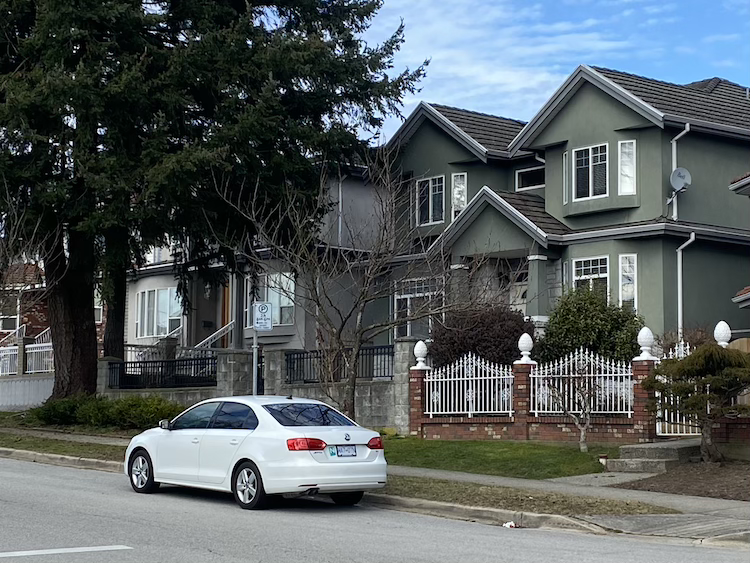
%> input picture S3-im1.png, 750 x 563 px
$ octave q5_script.m   (GNU Octave 9; MATLAB toolbox functions it lacks are replaced by stand-ins)
%> lines starting %> are read from the running program, lines starting %| are printed output that depends on the picture
### createPanorama.m
% NOTE: I followed the method and used code shown in [1] (approved by
% Mohammad in discussion forum) to write the 'createPanorama' function

function panorama = createPanorama(imgFiles, fastThreshold, harrisThreshold, ransacConfidence, ransacMaxTrials)
%> called with fastThreshold = 15, harrisThreshold = 150, ransacConfidence = 99.9, ransacMaxTrials = 1000
numImages = numel(imgFiles);

    % set up transformation array with identity matrices
    tforms(numImages) = projective2d(eye(3));

    % store img sizes
    imageSize = zeros(numImages,2);
    xlim = zeros(numImages,2);
    ylim = zeros(numImages,2);

    % process first img
    I = imread(imgFiles{1});
%> I is the input picture: size 563x750x3 uint8; mean R, G, B 86.6, 93.5, 95.1
    if size(I,3) == 3
        Igray = rgb2gray(I);
    else
        Igray = I;
    end
    imageSize(1,:) = size(Igray);

    % detect fastr keypoints and extract surf features
    [~, ~, ~, keypoints_fastr] = my_fastr_detector(imgFiles{1}, 'temp.png', fastThreshold, harrisThreshold);
    [features, validPoints] = extractFeatures(Igray, keypoints_fastr, 'Method', 'SURF');

    prevFeatures = features;
    prevValidPoints = validPoints;

    % loop through rest of imgs
    for n = 2:numImages
        I = imread(imgFiles{n});
        if size(I,3) == 3
            Igray = rgb2gray(I);
        else
            Igray = I;
        end
        imageSize(n,:) = size(Igray);

        % detect fastr keypoints and extract surf features for current img
        [~, ~, ~, keypoints_fastr] = my_fastr_detector(imgFiles{n}, 'temp.png', fastThreshold, harrisThreshold);
        [features, validPoints] = extractFeatures(Igray, keypoints_fastr, 'Method', 'SURF');

        % match features between current and previous img
        indexPairs = matchFeatures(features, prevFeatures, 'Unique', true, 'MatchThreshold', 5);
        matchedPoints = validPoints(indexPairs(:,1));
        matchedPointsPrev = prevValidPoints(indexPairs(:,2));

        % estimate transformation using RANSAC
        tform = estgeotform2d(matchedPoints, matchedPointsPrev, 'projective', ...
                    'Confidence', ransacConfidence, 'MaxNumTrials', ransacMaxTrials);

        % update transformation relative to the first img
        tforms(n) = projective2d(tform.T * tforms(n-1).T);

        % store features for next round
        prevFeatures = features;
        prevValidPoints = validPoints;
    end

    % compute output limits for each transformation
    for i = 1:numImages
        [xlim(i,:), ylim(i,:)] = outputLimits(tforms(i), [1 imageSize(i,2)], [1 imageSize(i,1)]);
    end

    % find center img
    avgXLim = mean(xlim, 2);
    [~, idx] = sort(avgXLim);
    centerIdx = floor((numImages+1)/2);
    centerImageIdx = idx(centerIdx);

    % adjust transformations so centre img is the reference
    Tinv = invert(tforms(centerImageIdx));
    for i = 1:numImages
        tforms(i) = projective2d(Tinv.T * tforms(i).T);
    end

    % recompute output limits
    for i = 1:numImages
        [xlim(i,:), ylim(i,:)] = outputLimits(tforms(i), [1 imageSize(i,2)], [1 imageSize(i,1)]);
    end

    % figure out the size of final panorama
    xMin = min([1; xlim(:)]);
    xMax = max([max(imageSize(:,2)); xlim(:)]);
    yMin = min([1; ylim(:)]);
    yMax = max([max(imageSize(:,1)); ylim(:)]);

    width  = round(xMax - xMin);
    height = round(yMax - yMin);

    % limit pano size
    maxWidth = 5000;  % set maximum width as needed
    maxHeight = 3000; % set maximum height as needed
    width = min(width, maxWidth);
    height = min(height, maxHeight);

    % set up empty panorama
    panorama = zeros([height width 3], 'like', I);

    % define coordinate space for pano
    xLimits = [xMin xMax];
    yLimits = [yMin yMax];
    panoramaView = imref2d([height width], xLimits, yLimits);

    % warp and blend each img into the panorama
    for i = 1:numImages
        I = imread(imgFiles{i});
        warpedImage = imwarp(I, tforms(i), 'OutputView', panoramaView);
        mask = imwarp(true(size(I,1), size(I,2)), tforms(i), 'OutputView', panoramaView);
        panorama = imblend(warpedImage, panorama, mask, 'ForegroundOpacity', 1);
    end

end

### fast_detector.m
function corners = fast_detector(I, t)
%> called with t = 15
    % convert img to double for better precision
    I = double(I);
%> I: size 563x750 double

    % pad the img with a border of 3 pixels to handle the shifting
    I_padded = padarray(I, [3, 3], 'replicate');

    % get the 16 neighboring pixels using circshift
    % note: given instructor's hint, I found circshift from docs
    N1 = circshift(I_padded, [0,  3]);
    N2 = circshift(I_padded, [1,  3]);
    N3 = circshift(I_padded, [2,  2]);
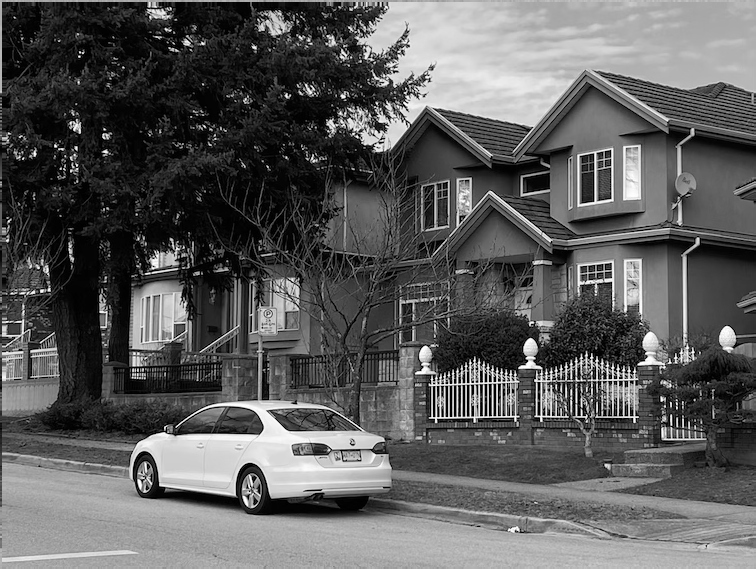
%> N3: size 569x756 double; min 0, max 255, mean 92.1; mean of the top-left, top-right, bottom-left and bottom-right quarters 35.2, 120.1, 112.8, 100.2
    N4 = circshift(I_padded, [3,  1]);
    N5 = circshift(I_padded, [3,  0]);
    N6 = circshift(I_padded, [3, -1]);
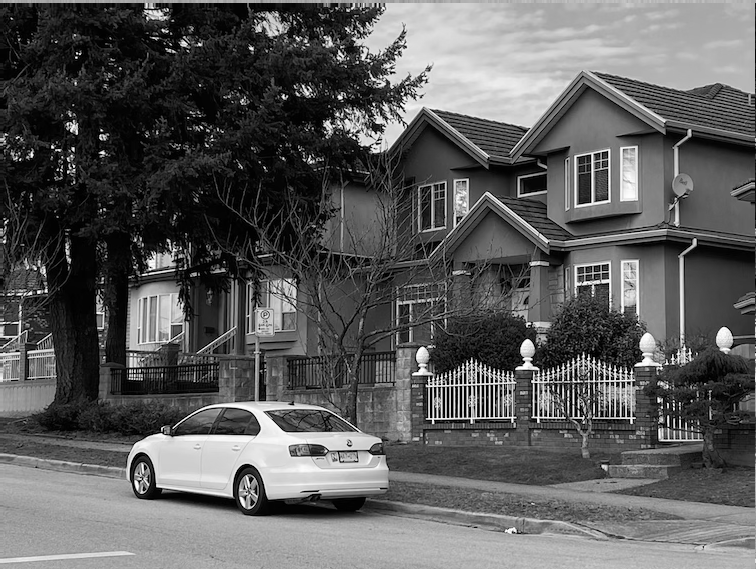
%> N6: size 569x756 double; min 0, max 255, mean 92.1; mean of the top-left, top-right, bottom-left and bottom-right quarters 35.8, 120.3, 112.5, 99.9
    N7 = circshift(I_padded, [2, -2]);
    N8 = circshift(I_padded, [1, -3]);
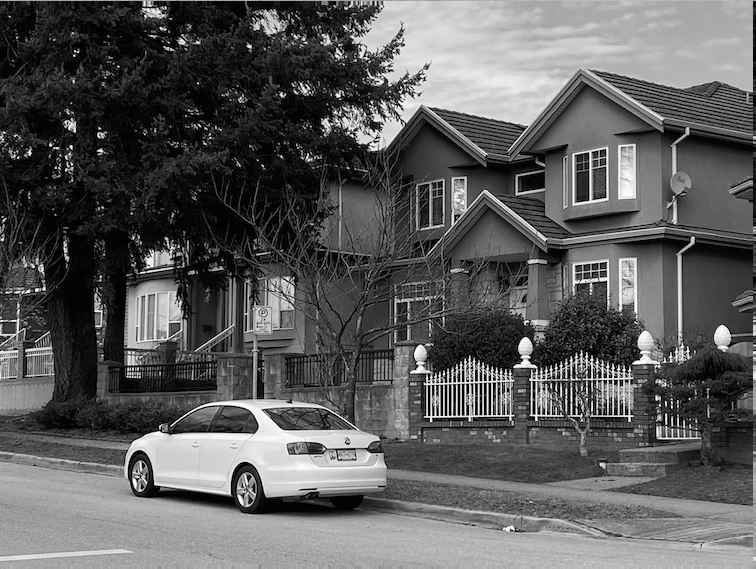
%> N8: size 569x756 double; min 0, max 255, mean 92.1; mean of the top-left, top-right, bottom-left and bottom-right quarters 35.3, 119.3, 113.1, 100.6
    N9 = circshift(I_padded, [0, -3]);
    N10 = circshift(I_padded, [-1, -3]);
    N11 = circshift(I_padded, [-2, -2]);
    N12 = circshift(I_padded, [-3, -1]);
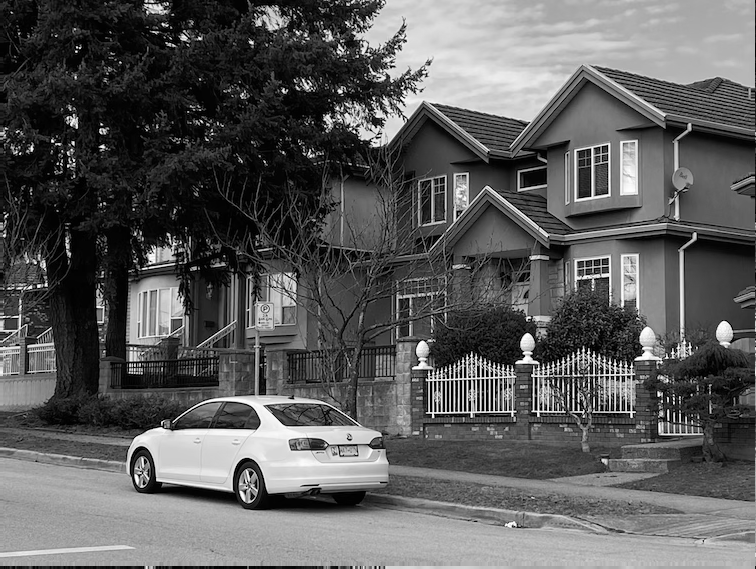
%> N12: size 569x756 double; min 0, max 255, mean 92.1; mean of the top-left, top-right, bottom-left and bottom-right quarters 35, 118.4, 113.3, 101.8
    N13 = circshift(I_padded, [-3,  0]);
    N14 = circshift(I_padded, [-3,  1]);
    N15 = circshift(I_padded, [-2,  2]);
    N16 = circshift(I_padded, [-1,  3]);
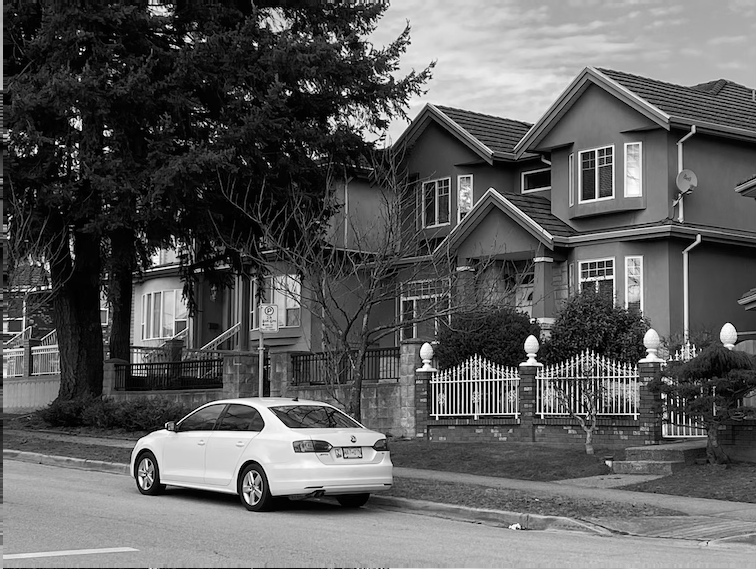
%> N16: size 569x756 double; min 0, max 255, mean 92.1; mean of the top-left, top-right, bottom-left and bottom-right quarters 34.6, 119.1, 113.4, 101.3

    % stack all neighbor imgs into a 3d array
    % note: i decided to use a 3d array because i wanted to compare each pixel with all 16 of its neighbors at once.
    % if we kept them as separate 2d matrices, we’d have to write 16 separate comparisons, which is messy and tedious.

    neighbors = cat(3, N1, N2, N3, N4, N5, N6, N7, N8, N9, N10, N11, N12, N13, N14, N15, N16);

    % replicate the original pixel intensities for comparison
    I_rep = repmat(I_padded, [1, 1, 16]);

    % create masks for pixels that are much brighter or much darker than the candidate pixel
    brighter = neighbors > (I_rep + t);
    darker   = neighbors < (I_rep - t);

    % extend masks to check for contiguous pixels
    brighter_ext = cat(3, brighter, brighter(:, :, 1:11));
    darker_ext   = cat(3, darker, darker(:, :, 1:11));

    % use convolution with 1x1x12 kernel to see if there are 12 contiguous pixels
    kernel = ones(1, 1, 12);
    sum_brighter = convn(brighter_ext, kernel, 'same');
    sum_darker   = convn(darker_ext, kernel, 'same');

    % store pixel if there is any contiguous group of 12 pixels that are all brighter / darker
    corners_padded = any(sum_brighter == 12, 3) | any(sum_darker == 12, 3);
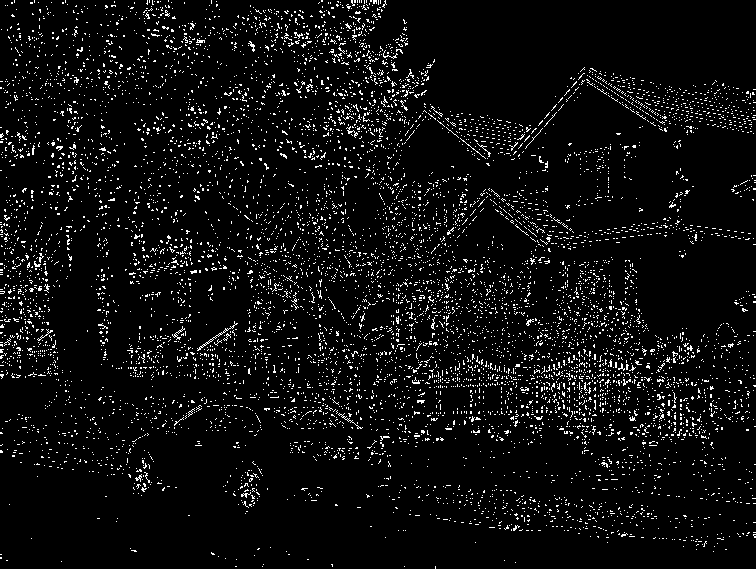
%> corners_padded: size 569x756 logical; 5.5% white in thin lines or dots

    % remove the padded border to get the final corner mask in the original size
    corners = corners_padded(4:end-3, 4:end-3);
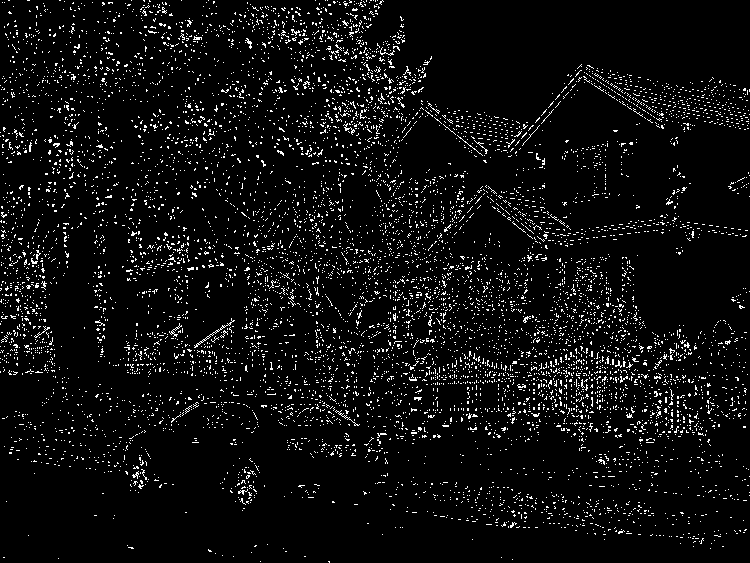
%> corners: size 563x750 logical; 5.5% white in thin lines or dots
end

### my_fastr_detector.m
function [fast_time, fastr_time, keypoints_fast, keypoints_fastr] = my_fastr_detector(input_image, output_image, fast_threshold, harris_threshold)
    % read and preprocess img
    I = imread(input_image);
    if size(I, 3) == 3
       I_gray = rgb2gray(I);
    else
       I_gray = I;
    end

    % fast detection (timed)
    tic;
    corners_fast = fast_detector(I_gray, fast_threshold);
    fast_time = toc;
    [rows_fast, cols_fast] = find(corners_fast);
%> rows_fast = 23412 values from 1 to 563; cols_fast = 23412 values from 1 to 750
    % store FAST keypoints as cornerPoints
    keypoints_fast = cornerPoints([cols_fast, rows_fast]);
%> keypoints_fast = 23412 points; strongest (x, y): (1, 86), (1, 133), (1, 137), (1, 222), (1, 289)

    % compute sobel gradients
    I_double = double(I_gray);
%> the run ends on the next line
    [Ix, Iy] = imgradientxy(I_double);

    % compute harris measure for each feature
    k = 0.04; % harris detector parameter
    gaus = fspecial('gaussian', 5, 1);
    Sx2 = imfilter(Ix.^2, gaus);
    Sy2 = imfilter(Iy.^2, gaus);
    Sxy = imfilter(Ix.*Iy, gaus);

    % compute the Harris corner response over entire img
    Harris_response = Sx2 .* Sy2 - Sxy.^2 - k * (Sx2 + Sy2).^2;
    tic;
    % extract response values at the FAST feature locations
    R_vals = Harris_response(sub2ind(size(Harris_response), rows_fast, cols_fast));
    valid_idx = find(R_vals >= harris_threshold);
    fastr_time = toc;
    fastR_rows = rows_fast(valid_idx);
    fastR_cols = cols_fast(valid_idx);

    % store FASTR keypoints as cornerPoints
    keypoints_fastr = cornerPoints([fastR_cols, fastR_rows]);

    % overlay FASTR points on img
    if size(I,3) == 1
       I_rgb = repmat(I, [1 1 3]);
    else
       I_rgb = I;
    end
    for i = 1:length(fastR_rows)
       I_rgb(fastR_rows(i), fastR_cols(i), :) = [255, 0, 0];
    end
    imwrite(I_rgb, output_image);
end

### q5_script.m
% set fastr detector parameters
fastthreshold = 15;
harristreshold = 150;

% set ransac parameters for fastr
ransacconfidence = 99.9;
ransacmaxtrials = 1000;

% define image sets with 4 images each for s3 and s4
s3 = {'S3-im1.png', 'S3-im2.png', 'S3-im3.png', 'S3-im4.png'};
s4 = {'S4-im1.png', 'S4-im2.png', 'S4-im3.png', 'S4-im4.png'};

% create panoramas using only fastr keypoints
panoramaS3 = createPanorama(s3, fastthreshold, harristreshold, ransacconfidence, ransacmaxtrials);

$ run again, with S2-im1.png copied over S3-im1.png
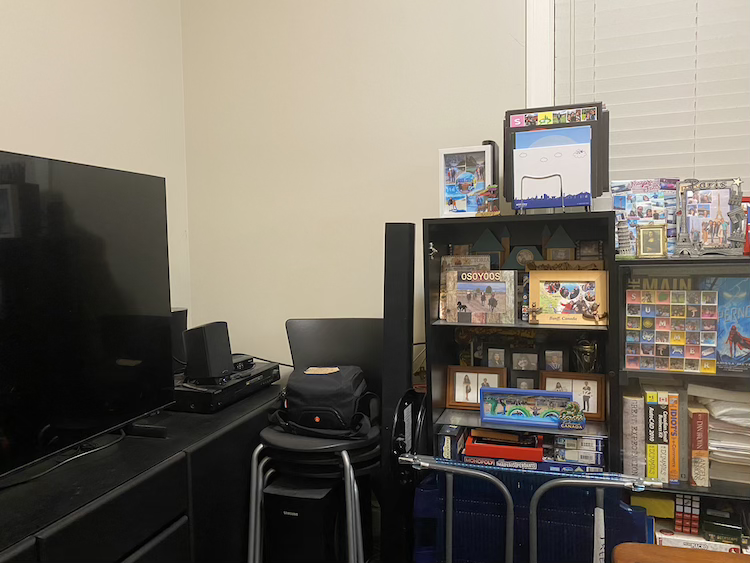
%> input picture S2-im1.png, 750 x 563 px
%> in createPanorama, I is the input picture: size 563x750x3 uint8; mean R, G, B 121.2, 114.3, 103.3
%> I: size 563x750 double
%> in fast_detector, `corners_padded = any(sum_brighter == 12, 3) | any(sum_darker == 12, 3);`:
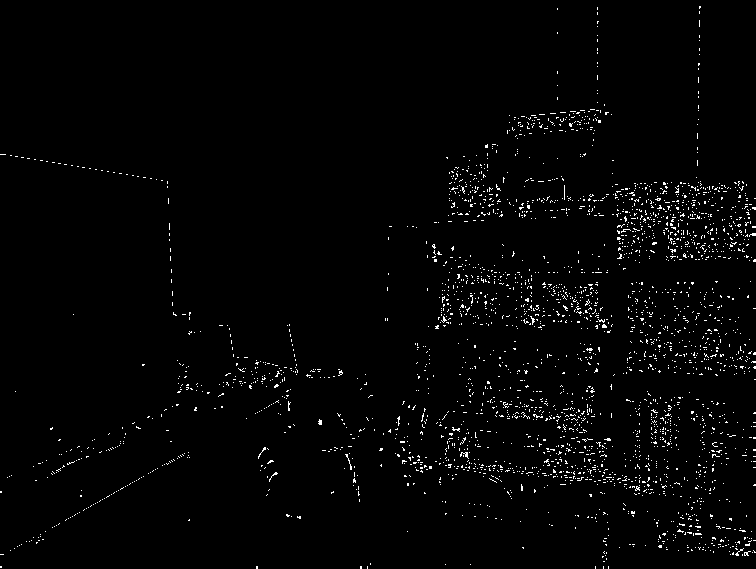
%> corners_padded: size 569x756 logical; 1.8% white in thin lines or dots
%> in fast_detector, `corners = corners_padded(4:end-3, 4:end-3);`:
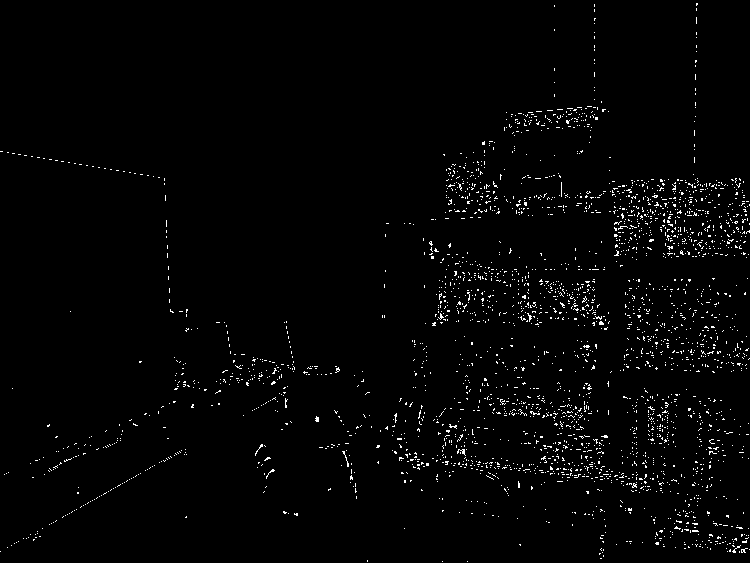
%> corners: size 563x750 logical; 1.8% white in thin lines or dots
%> rows_fast = 7717 values from 4 to 562; cols_fast = 7717 values from 1 to 750
%> keypoints_fast = 7717 points; strongest (x, y): (1, 152), (1, 552), (2, 152), (3, 152), (5, 475)

$ run again, with S2-im2.png copied over S3-im1.png
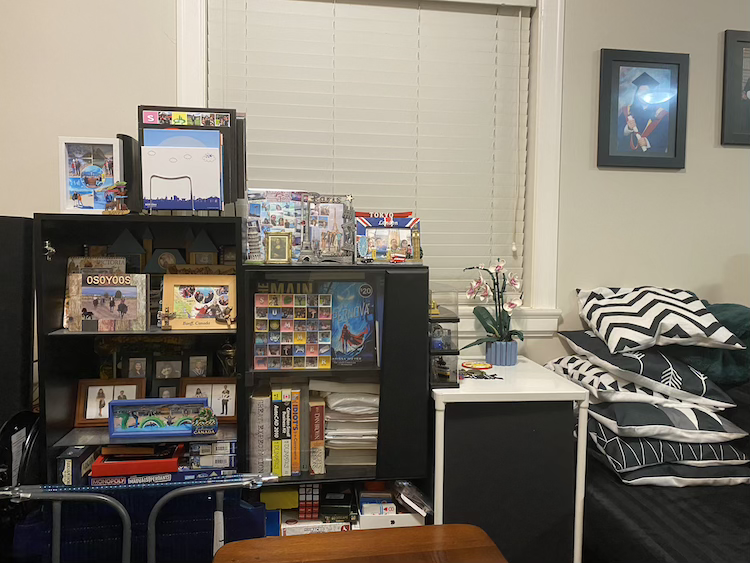
%> input picture S2-im2.png, 750 x 563 px
%> in createPanorama, I is the input picture: size 563x750x3 uint8; mean R, G, B 125.8, 119.2, 108.3
%> I: size 563x750 double
%> in fast_detector, `corners_padded = any(sum_brighter == 12, 3) | any(sum_darker == 12, 3);`:
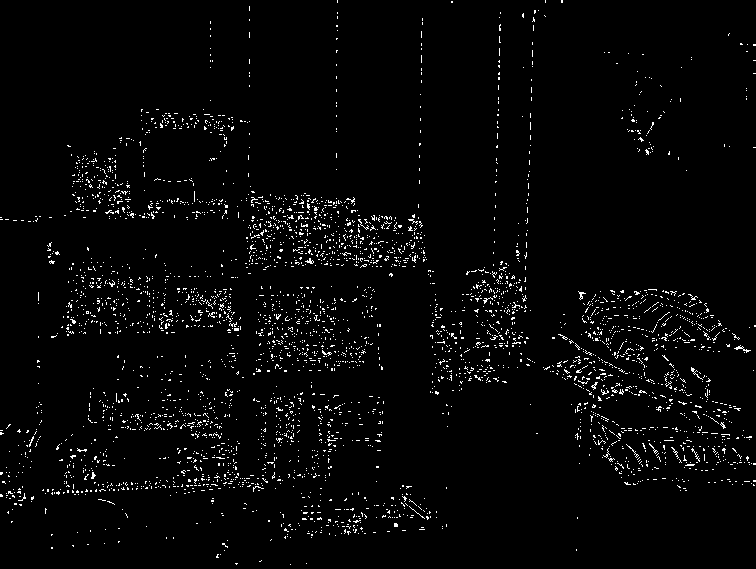
%> corners_padded: size 569x756 logical; 2.7% white in thin lines or dots
%> in fast_detector, `corners = corners_padded(4:end-3, 4:end-3);`:
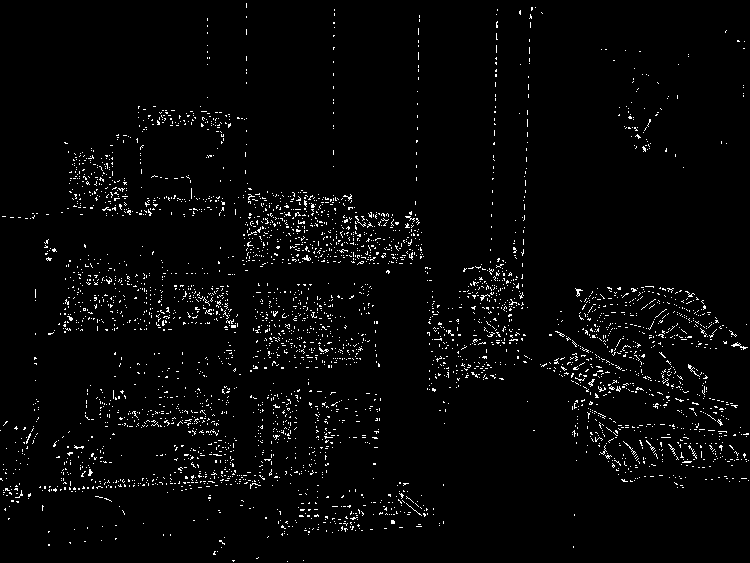
%> corners: size 563x750 logical; 2.7% white in thin lines or dots
%> rows_fast = 11364 values from 4 to 562; cols_fast = 11364 values from 1 to 749
%> keypoints_fast = 11364 points; strongest (x, y): (1, 431), (1, 479), (1, 480), (2, 479), (2, 480)
